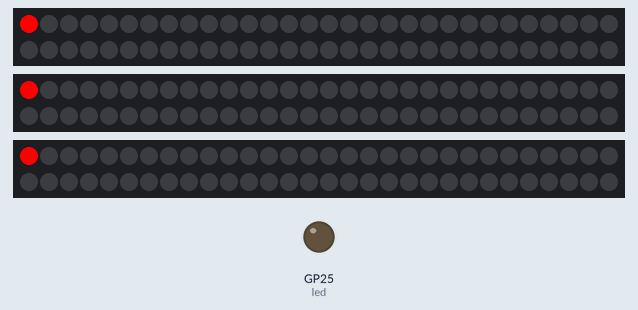
A program run on a simulated Raspberry Pi Pico running MicroPython. On the bench: 3 × 60 RGB LEDs in strip order, left to right, continuing on the next row, output pins drawn as LEDs (lit = HIGH).

Above: at 0.05 s.
At 12.65 s:
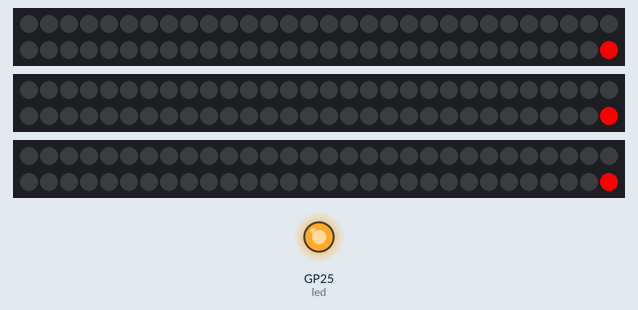
Timing chart, 0 to 39.6 s (numbered marks = the images above):
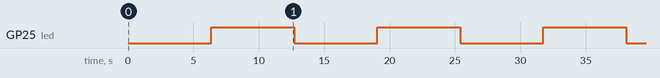

The program:

02-move.py
```python
# Setup - run once
from machine import Pin # Get the Pin function from the machine module.
from time import sleep # Get the sleep library from the time module.
from neopixel import NeoPixel

# read the hardware config file
import config
NUMBER_PIXELS = config.NUMBER_PIXELS
STRIP0_PIN = config.STRIP0_PIN
STRIP1_PIN = config.STRIP1_PIN
STRIP2_PIN = config.STRIP2_PIN

# This is the built-in green LED on the Pico.
BUILT_IN_LED_PIN = 25
# change this to the following named pin on the "W"
# BUILT_IN_LED_PIN = Pin("LED", Pin.OUT)

# The line below indicates we are configuring this as an output (not input)
led = machine.Pin(BUILT_IN_LED_PIN, machine.Pin.OUT)
strip0 =  NeoPixel(machine.Pin(STRIP0_PIN), NUMBER_PIXELS)
strip1 =  NeoPixel(machine.Pin(STRIP1_PIN), NUMBER_PIXELS)
strip2 =  NeoPixel(machine.Pin(STRIP2_PIN), NUMBER_PIXELS)

brightness = 255
red = (brightness, 0, 0)
green = (0, brightness, 0)
blue = (0, 0, brightness)
off = (0,0,0)

def set(i, color):
    strip0[i] = color
    strip1[i] = color
    strip2[i] = color

def write():
    strip0.write()
    strip1.write()
    strip2.write()

while True:
    for i in range(0, NUMBER_PIXELS):
        set(i, red)
        write()
        sleep(.1)
        set(i, off)
    led.toggle() # toggle the LED
```

config.py
```python
NUMBER_PIXELS = 60

STRIP0_PIN = 14 # left breadboard row 19
STRIP1_PIN = 15 # left breadboard row 20
STRIP2_PIN = 16 # right breadboard row 20
```

Measured:
- by itself, GP25 (led): alternates HIGH for 6.4 s and LOW for 6.4 s
- by itself, everything shown: repeats every 12.7 s, in 120 steps
